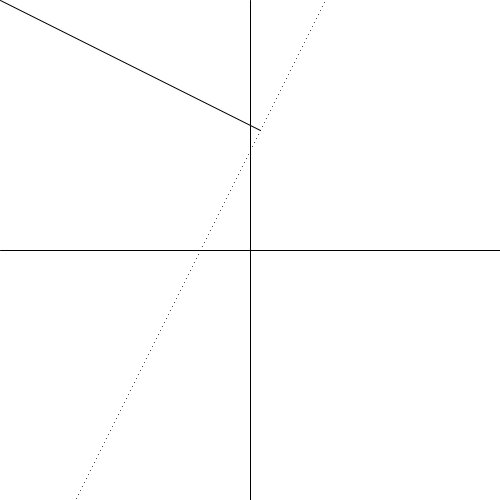
Frame 1 (no input)
Frame 60 (the mouse pressed at the canvas centre just before this capture): identical to frame 1, image omitted
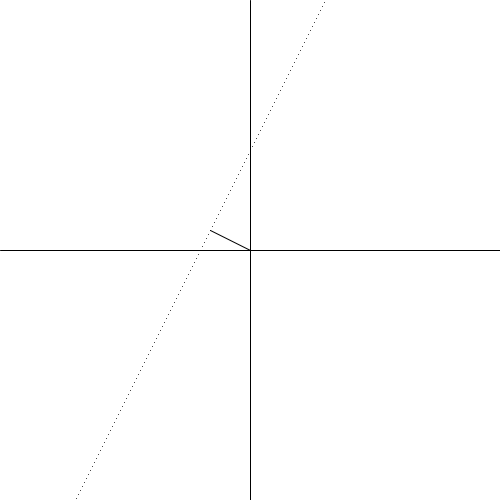
Frame 120 (the mouse held since frame 60 and released just before this capture)

The Processing sketch that drew these frames (run headless with seeded random() and noise(); from frame 60 on, the mouse is pressed at the canvas centre):

// Processing sketch: sketch_141126d
// ── sketch_141126d.pde
void setup(){
 size(500,500); 
}
void draw(){
  background(255);
  translate(width/2,height/2);
  line( 0,-height/2, 0, height/2);
  line( -width/2,0, width/2, 0);
  
  float b = -100;
  float a = -2;
  
  float c = a/b;
  
  for(float x = -width/2; x < width/2; x += 2)
  {
    float y = a*x + b;
    
    point(x,y);
  }
  /*
  y = ax + b;
  ax + b = y;
  b = y - ax;
 //*/ 
 
  float h = -(1/a);
  float i = (mouseY - height/2) + (1/a)*(mouseX - width/2);
  /*
    y = ax + b;
    y = hx + i;
    
  */
  
  for(float x = -width/2; x < width/2; x += 1)
  {
    float y = h*x + i;
    
    //point(x,y);
  }
  
  float l = (i - b)/(a - h); 
  float m = h*l + i;
  
  //ellipse(l,m,10,10);
  line(l,m,mouseX - width/2,mouseY - height/2);
  //float y = ((mouseY - width/2) + b)/a;
  
  //line(0,mouseY - width/2,mouseX - width/2,mouseY - width/2);
  
  
}
